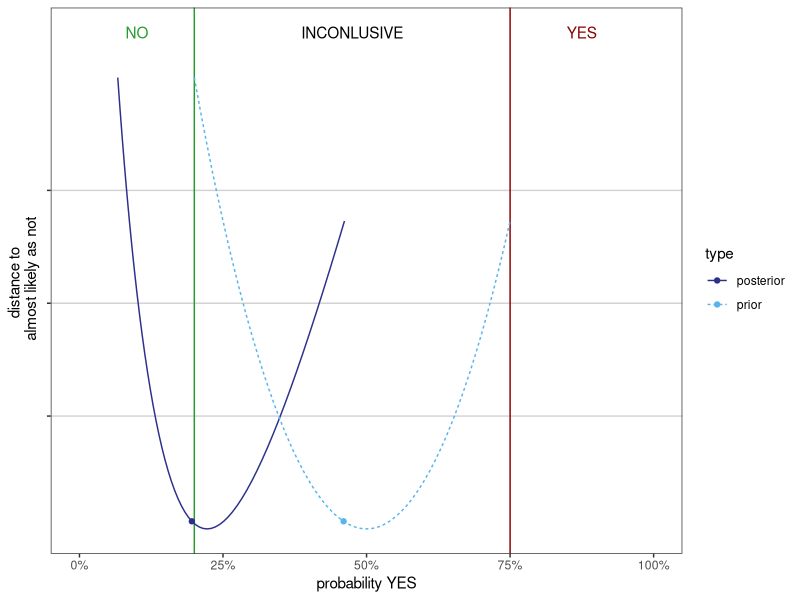
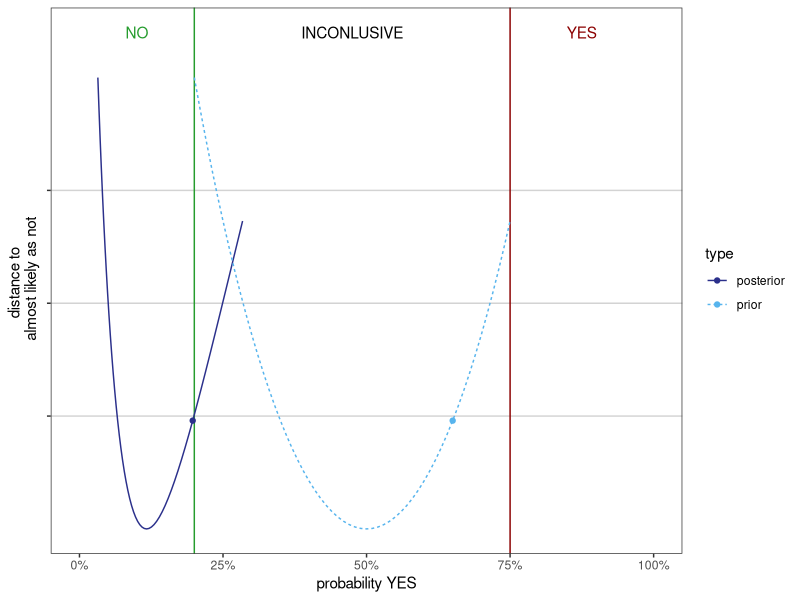
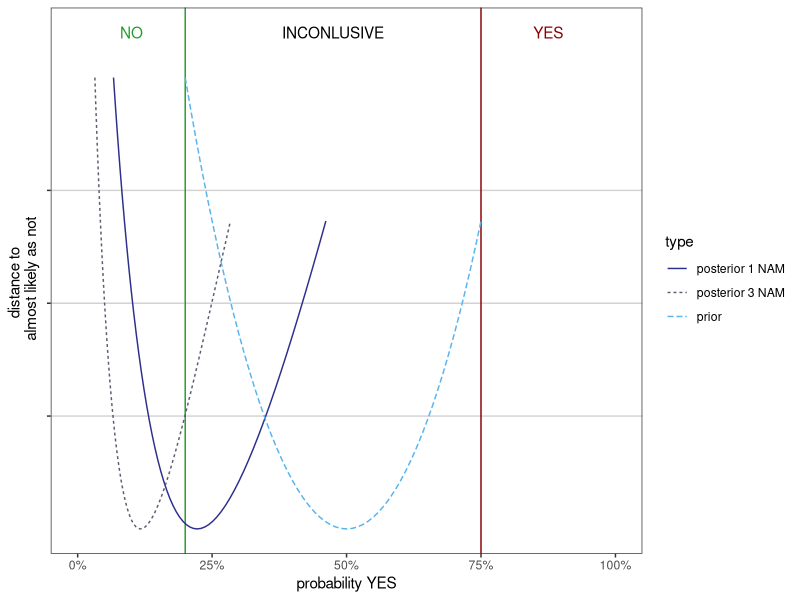

Here is the R script that generated these plots, in order:
## ---- chunk 1
library(ggplot2)
## ---- chunk 2
pc_yes = 0.75
pc_no = 0.8
## ---- chunk 3
tpr = 0.8 
tnr = 0.7 
## ---- chunk 4
#prior
p_yes = 0.5 

#likelihood
lik_evid_yes = (1-tpr[1]) 
lik_evid_no = tnr[1] 

#posterior for yes
post_yes =  lik_evid_yes*p_yes / (lik_evid_yes*p_yes + lik_evid_no*(1-p_yes)) #Bayes rule
  
## ---- chunk 5
tpr = c(0.8,0.75,0.5) 
tnr = c(0.7,0.9,0.7) 
## ---- chunk 6
# data
evid = c("neg","neg","pos")

# likelihood
lik_evid_yes_step2 = (1-tpr[1])*(1-tpr[2])*tpr[3]
lik_evid_no_step2 = (tnr[1])*(tnr[2])*(1-tnr[3])
  
#posterior for yes
post_yes_step2 =  lik_evid_yes_step2*p_yes / (lik_evid_yes_step2*p_yes + lik_evid_no_step2*(1-p_yes)) #Bayes rule
## ---- chunk 7
prior_yes_imp = seq(1-pc_no,pc_yes,by=0.01)

post_yes_imp =  lik_evid_yes*prior_yes_imp / (lik_evid_yes*prior_yes_imp + lik_evid_no*(1-prior_yes_imp))
## ---- chunk 8
  
mm = range(dnorm(qnorm(prior_yes_imp)))
dist_to_50 = (mm[1]-dnorm(qnorm(prior_yes_imp)))/(mm[2]-mm[1])*10+10
df <- data.frame(p_yes = c(prior_yes_imp,post_yes_imp), a = rep(dist_to_50,2), type = rep(c("prior","posterior"),each=length(prior_yes_imp)))

ind_low = min(which(post_yes_imp >= pc_yes),0)
ind_high = max(which(post_yes_imp <= (1-pc_no)),0)

ind_pcno = max(which(post_yes_imp <= (1-pc_no)))

df_point=data.frame(y=rep(dist_to_50[ind_pcno],2),x=c(prior_yes_imp[ind_pcno],post_yes_imp[ind_pcno]),type=c("prior","posterior"))

#prior_yes_imp[ind_low]
#prior_yes_imp[ind_high]
## ---- chunk 9
ggplot2::ggplot(df,aes(x=p_yes,y=a, colour = type)) +
  geom_hline(
    aes(yintercept = y), 
    data.frame(y = c(2.5,5,7.5)),
    color = "lightgrey"
  ) +
  geom_vline(
    aes(xintercept = x), 
    data.frame(x = c(1-pc_no,pc_yes)),
    color = c("#269C2E","darkred")
  ) +
geom_line(aes(linetype=type)) + 
  scale_colour_manual(values = c("#2B308B", "#57B4ED")) +
  ylab("2nd order uncertainty") +
  theme_bw() +
  theme(panel.grid.major = element_blank(), panel.grid.minor = element_blank()) +
  scale_y_continuous(name="distance to \n almost likely as not", breaks=c(2.5,5,7.5), labels = c("","",""), limits = c(0,11)) +
  scale_x_continuous(name="probability YES", breaks=c(0,0.25,0.5,0.75,1), labels = c("0%","25%","50%","75%","100%"), limits = c(0,1)) +
  geom_point(data=df_point,aes(x,y)) +
  annotate(geom="text", x=(1-pc_no)/2, y=11, label="NO",
              color="#269C2E") +
  annotate(geom="text", x=(pc_yes + 1)/2, y=11, label="YES",
              color="darkred") +
  annotate(geom="text", x=(pc_yes + (1-pc_no))/2, y=11, label="INCONLUSIVE",
              color="black")  

## ---- chunk 10
post_yes_imp_step2 =  lik_evid_yes_step2*prior_yes_imp / (lik_evid_yes_step2*prior_yes_imp + lik_evid_no_step2*(1-prior_yes_imp))
## ---- chunk 11
df_step2 <- data.frame(p_yes = c(prior_yes_imp,post_yes_imp_step2), a = rep(dist_to_50,2), type = rep(c("prior","posterior"),each=length(prior_yes_imp)))

ind_low = min(which(post_yes_imp_step2 >= pc_yes),0)
ind_high = max(which(post_yes_imp_step2 <= (1-pc_no)),0)

ind_pcno = max(which(post_yes_imp_step2 <= (1-pc_no)))

df_point_step2=data.frame(y=rep(dist_to_50[ind_pcno],2),x=c(prior_yes_imp[ind_pcno],post_yes_imp_step2[ind_pcno]),type=c("prior","posterior"))


#prior_yes_imp[ind_low]
#prior_yes_imp[ind_high]
## ---- chunk 12

ggplot2::ggplot(df_step2,aes(x=p_yes,y=a, colour = type)) +
  geom_hline(
    aes(yintercept = y), 
    data.frame(y = c(2.5,5,7.5)),
    color = "lightgrey"
  ) +
  geom_vline(
    aes(xintercept = x), 
    data.frame(x = c(1-pc_no,pc_yes)),
    color = c("#269C2E","darkred")
  ) +
geom_line(aes(linetype=type)) + 
  scale_colour_manual(values = c("#2B308B", "#57B4ED")) +
  theme_bw() +
  theme(panel.grid.major = element_blank(), panel.grid.minor = element_blank()) +
  scale_y_continuous(name="distance to \n almost likely as not", breaks=c(2.5,5,7.5), labels = c("","",""), limits = c(0,11)) +
  scale_x_continuous(name="probability YES", breaks=c(0,0.25,0.5,0.75,1), labels = c("0%","25%","50%","75%","100%"), limits = c(0,1)) + 
  geom_point(data=df_point_step2,aes(x,y)) +
  annotate(geom="text", x=(1-pc_no)/2, y=11, label="NO",
              color="#269C2E") +
  annotate(geom="text", x=(pc_yes + 1)/2, y=11, label="YES",
              color="darkred") +
  annotate(geom="text", x=(pc_yes + (1-pc_no))/2, y=11, label="INCONLUSIVE",
              color="black")  

## ---- chunk 13

df_combo <- data.frame(p_yes = c(prior_yes_imp,post_yes_imp,post_yes_imp_step2), a = rep(dist_to_50,3), type = rep(c("prior","posterior 1 NAM","posterior 3 NAM"),each=length(prior_yes_imp)))

df_point$type = c("prior","posterior 1 NAM")
df_point_step2$type = c("prior","posterior 3 NAM")
df_point_combo = rbind(df_point,df_point_step2)

pp <- ggplot2::ggplot(df_combo,aes(x=p_yes,y=a, colour = type)) +
  geom_hline(
    aes(yintercept = y), 
    data.frame(y = c(2.5,5,7.5)),
    color = "lightgrey"
  ) +
  geom_vline(
    aes(xintercept = x), 
    data.frame(x = c(1-pc_no,pc_yes)),
    color = c("#269C2E","darkred")
  ) +
geom_line(aes(linetype=type)) + 
  scale_colour_manual(values = c("#2B308B", "#595e70","#57B4ED")) +
  theme_bw() +
  theme(panel.grid.major = element_blank(), panel.grid.minor = element_blank()) +
  scale_y_continuous(name="distance to \n almost likely as not", breaks=c(2.5,5,7.5), labels = c("","",""), limits = c(0,11)) +
  scale_x_continuous(name="probability YES", breaks=c(0,0.25,0.5,0.75,1), labels = c("0%","25%","50%","75%","100%"), limits = c(0,1)) +
  annotate(geom="text", x=(1-pc_no)/2, y=11, label="NO",
              color="#269C2E") +
  annotate(geom="text", x=(pc_yes + 1)/2, y=11, label="YES",
              color="darkred") +
  annotate(geom="text", x=(pc_yes + (1-pc_no))/2, y=11, label="INCONLUSIVE",
              color="black")  

ggsave("img/bound_img.png",height = 3)
## ---- chunk 14
# Space: (Yes, No)

# Mass function for Yes, No and Inconclusive
E1 <- c(0, 0.7, 0.3) ## need to sum up to one
E2 <- c(0, 0.9, 0.1)
E3 <- c(0.5, 0, 0.5)
## ---- chunk 15
DST_combine_2_state = function(E1,E2){
  # State 1
  P = E1[1]*E2[1]+E1[1]*E2[3]+E2[1]*E1[3]
 
  # State 2
  N = E1[2]*E2[2]+E1[2]*E2[3]+E2[2]*E1[3]
 
  # All
  A = E1[3]*E2[3]
 
  # Empty
  E = E1[1]*E2[2]+E1[2]*E2[1]
 
  # Normalize
  P_Norm = P/(1-E)
  N_Norm = N/(1-E)
  All_Norm = A/(1-E)
 
  return( list("P_Norm"=P_Norm, "N_Norm"=N_Norm, "All_Norm" = All_Norm))
}

E12 <- DST_combine_2_state(E1,E2)

E123 <- DST_combine_2_state(as.numeric(unlist(E12)), E3)

E123 <- as.numeric(unlist(E123))
